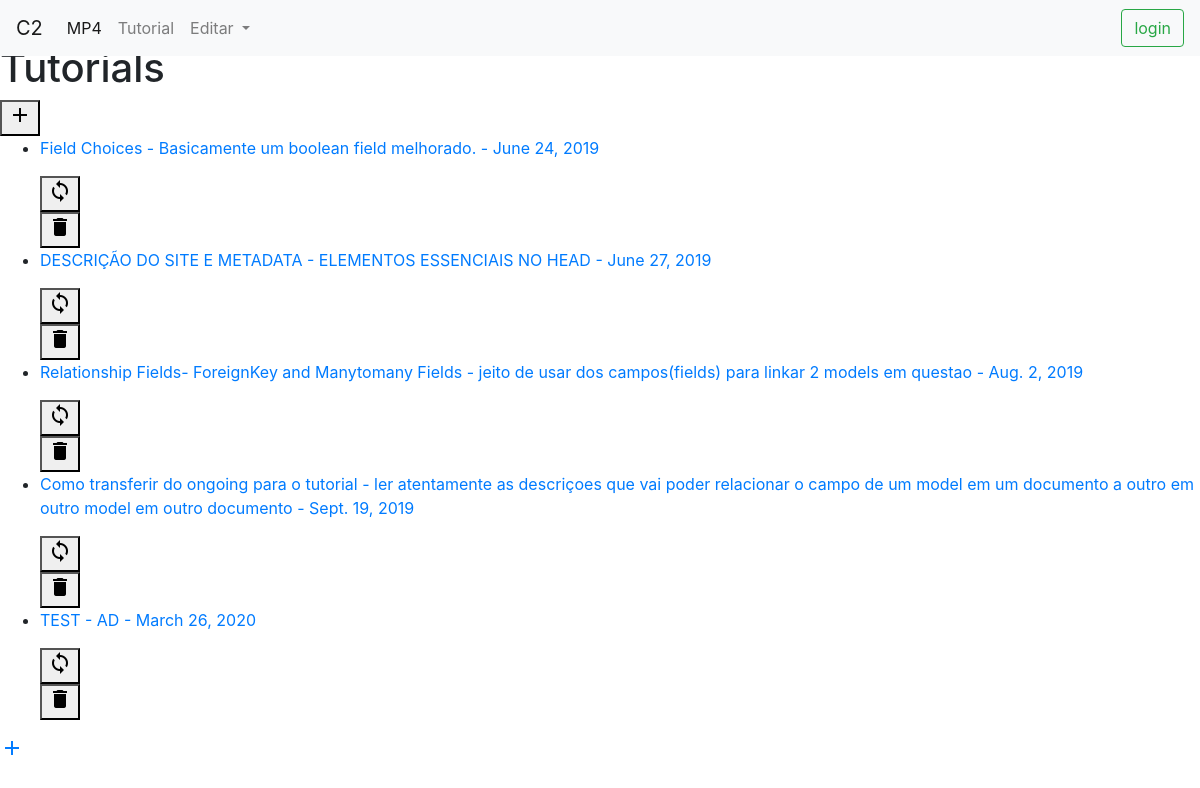
/c2vconfig/tutorial/, run on the app's committed database.
### c2vconfig/models.py (models this page shows, shortened)
class Tutorial (models.Model):
    assunto = models.CharField(max_length=100)
    url = models.URLField(max_length=350)
    preview = models.TextField(max_length=200)
    data = models.DateField(default=datetime.today)
    code = models.TextField(max_length=2000)
    ENGLISH = 'ENG'
    PORTUGUES = 'PT'
    OUTRO = 'QQ'
    field_choices = [
        (ENGLISH, 'INGLES'),
        (PORTUGUES, 'PORTUGUES'),
        (OUTRO, 'QUALQUER'),
    ]
    idioma = models.CharField(
        max_length=3,
        default=OUTRO,
        choices=field_choices)

### c2vconfig/views.py (the view)
# urls.py: path('tutorial/', TutorialView.as_view(), name='tutorial'),
class TutorialView(ListView):
    model = Tutorial
    template_name = 'tutorial.html'
    def get_queryset(self):
        return Tutorial.objects.all()

### c2vconfig/templates/Tutorial.html (shortened to what this page needs)
{% extends 'base.html' %}
{% load static %}
{% get_media_prefix as MEDIA_PREFIX %}
{% block content %}
<body>
  {% block title %}Tutorial{% endblock %}
  <h1>Tutorials</h1>
  <form method="get" action="{% url 'tutorial-add' %}">
    <button type="submit"><i class="material-icons">add</i></button>
  </form>
  <div class="cats">
    <ul>
        {% for Tutorial in object_list %}
            <li>
              <a href="{{Tutorial.url}}">
                <p>{{Tutorial.assunto}} - {{Tutorial.preview}} - {{Tutorial.data}}</p>
              </a>
              <form action="{% url 'tutorial-update' Tutorial.id %}">
                <button type="submit"><i class="material-icons">sync</i></button>
              </form>
              <form action="{% url 'tutorial-delete' Tutorial.id %}" method='post'>
                <button type="submit" onclick="return confirm('are you sure to delete?')"><i class="material-icons">delete</i></button>
              </form>
            </li>
        {% endfor %}
    </ul>
  </div>
<form method="post">
  <a href="{% url 'tutorial-add'  %}"<i class="material-icons">add</i></a>
</form>
</body>
{% endblock %}

### c2vconfig/templates/base.html (shortened to what this page needs)
{% load static %}
{% get_media_prefix as MEDIA_PREFIX %}
<!DOCTYPE html>
<html>
<head>
  <link rel="stylesheet" type="text/css" href="{% static 'style.css' %}">
  <link rel="stylesheet" href="https://stackpath.bootstrapcdn.com/bootstrap/4.3.1/css/bootstrap.min.css">
</head>
<body>
  <nav class="navbar navbar-expand-lg navbar-light bg-light navbar fixed-top">
    <a class="navbar-brand" href="{% url 'home' %}">C2</a>
    <div class="collapse navbar-collapse" id="navbarSupportedContent">
      <ul class="navbar-nav mr-auto">
        <li class="nav-item active">
          <a class="nav-link" href="{% url 'MP4' %}">MP4 <span class="sr-only">(current)</span></a>
        </li>
        <li class="nav-item">
          <a class="nav-link" href="{% url 'tutorial' %}">Tutorial</a>
        </li>
        <li class="nav-item dropdown">
          <a class="nav-link dropdown-toggle" href="#" id="navbarDropdown" role="button" data-toggle="dropdown" aria-haspopup="true" aria-expanded="false">
            Editar
          </a>
        </li>
        <li class="nav-item">
          <a class="nav-link">{{request.user.username}}</a>
        </li>
      </ul>
      <form class="form-inline my-2 my-lg-0" action="{% url 'login' %}">
        <button class="btn btn-outline-success my-2 my-sm-0" type="submit">login</button>
      </form>
    </div>
  </nav>
  {% block content %}
  {% endblock %}
</body>
</html>

### static/style.css (style rules this page uses)
body { padding-top: 20px; }

### data on the page
Tutorial: assunto "Field Choices", preview "Basicamente um boolean field melhorado.", data "June 24, 2019"
Tutorial: assunto "DESCRIÇÃO DO SITE E METADATA", preview "ELEMENTOS ESSENCIAIS NO HEAD", data "June 27, 2019"
Tutorial: assunto "Relationship Fields- ForeignKey and Manytomany Fields", preview "jeito de usar dos campos(fields) para linkar 2 models em questao", data "Aug. 2, 2019"
Tutorial: assunto "Como transferir do ongoing para o tutorial", preview "ler atentamente as descriçoes que vai poder relacionar o campo de um model em um documento a outro em outro model em outro documento", data "Sept. 19, 2019"
Tutorial: assunto "TEST", preview "AD", data "March 26, 2020"
